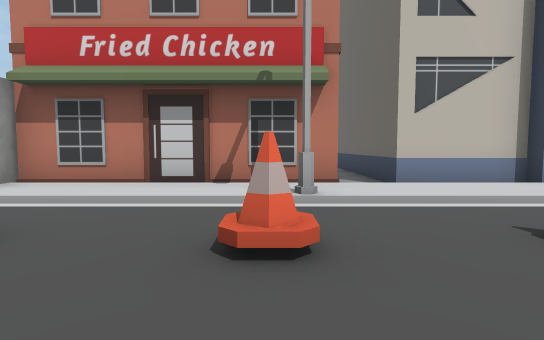
View 1 (above)

24 first-person views from a walk through a Unity game level. The camera is 1.4 m above the floor, tilts 4° down and sees 80° across. The floor is counted in squares, 2 m on a side. Each view is taken from the middle of a square. On the plan, view 1 faces up. The plan holds only what a view shows up to about 10 squares ahead; the rest is blank. The place goes on beyond the plan. Some surface patterns are stand-ins.

View 2
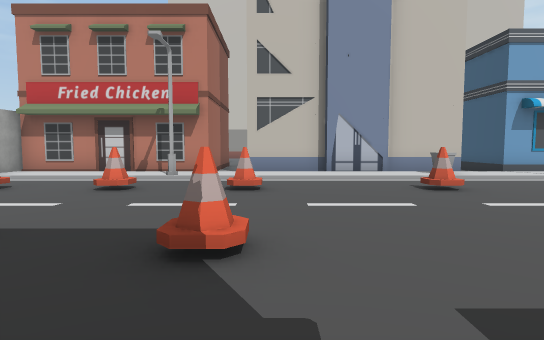

View 3
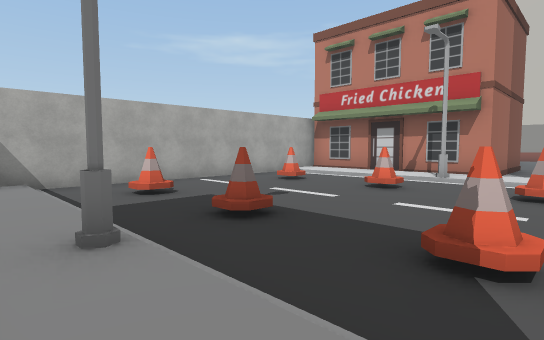

View 4
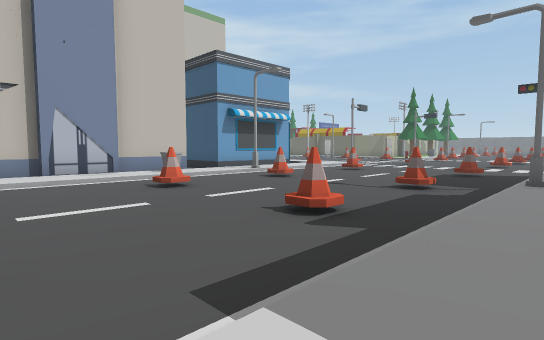

View 5
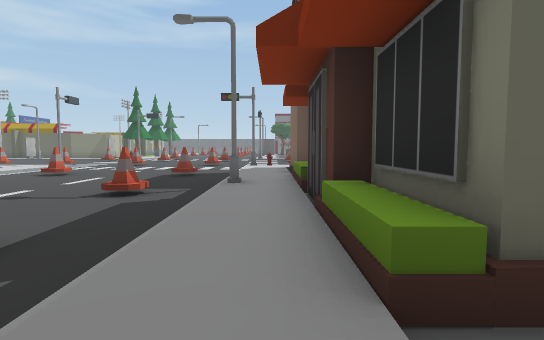

View 6
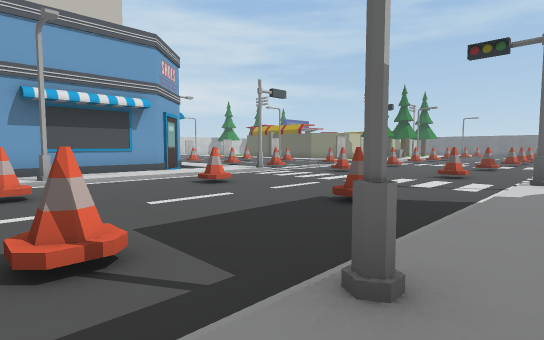

View 7
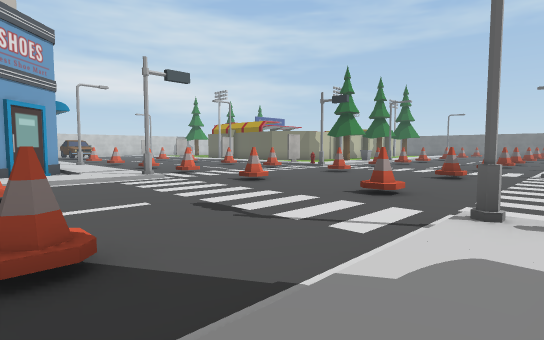

View 8
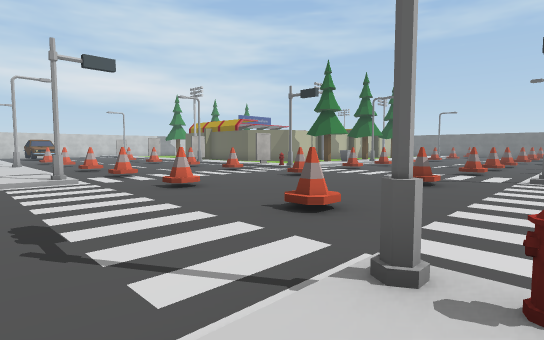

View 9
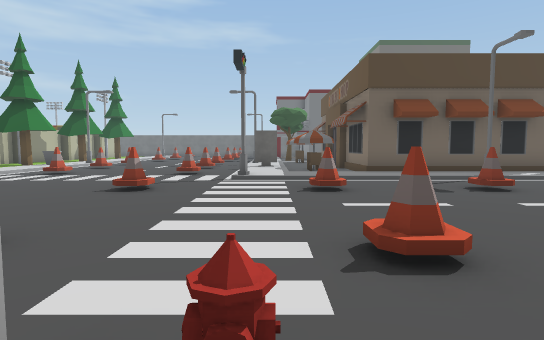

View 10
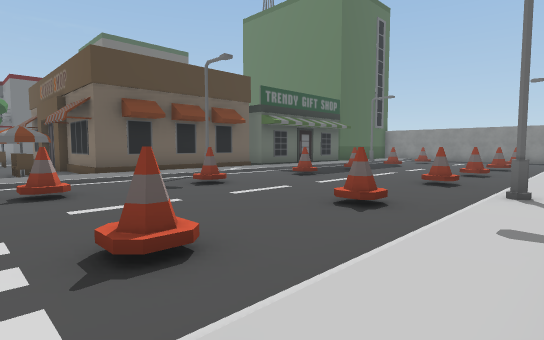

View 11
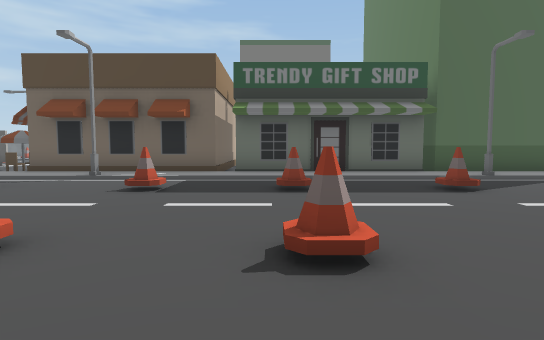

View 12
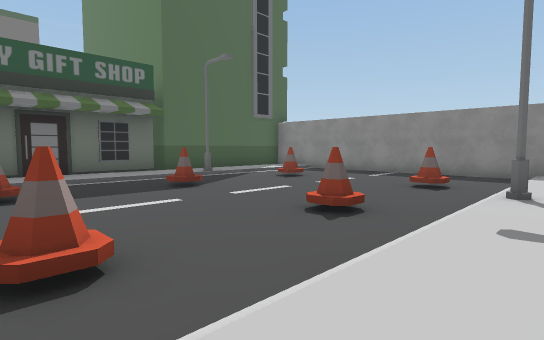

View 13
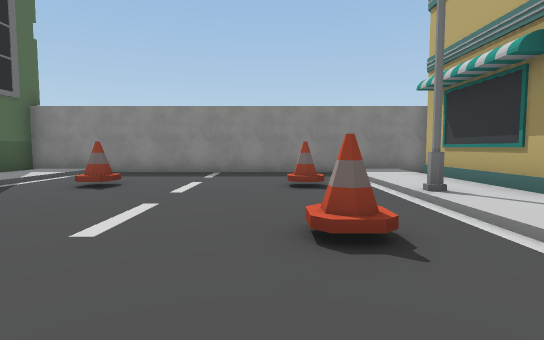

View 14
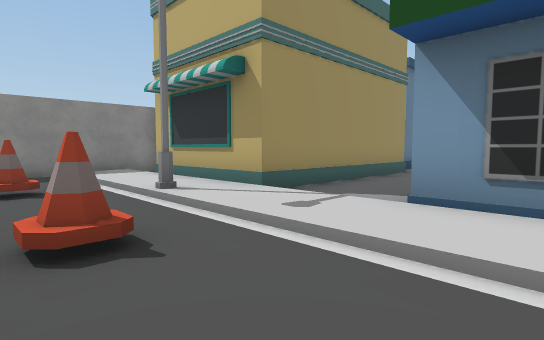

View 15
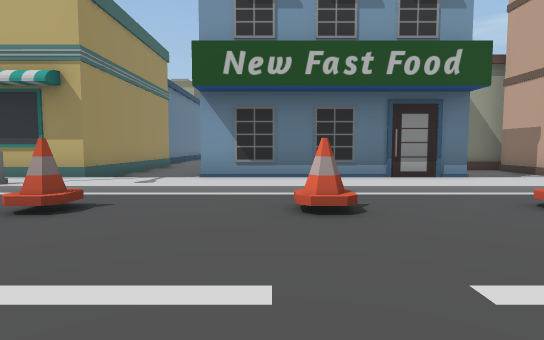

View 16
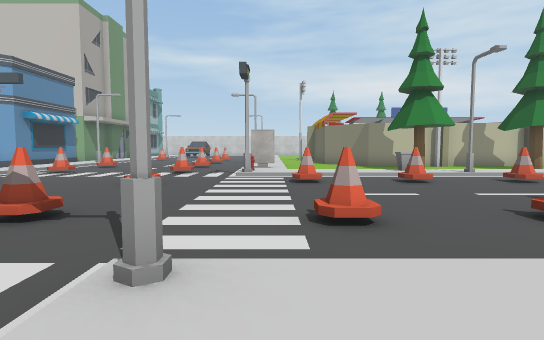

View 17
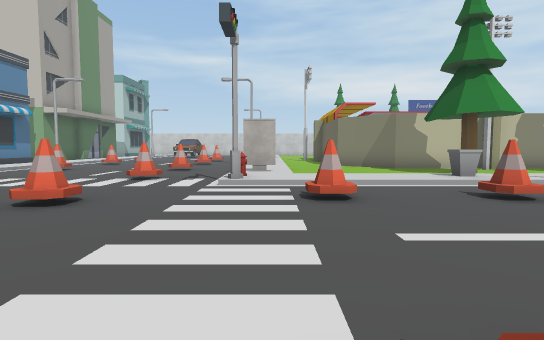

View 18
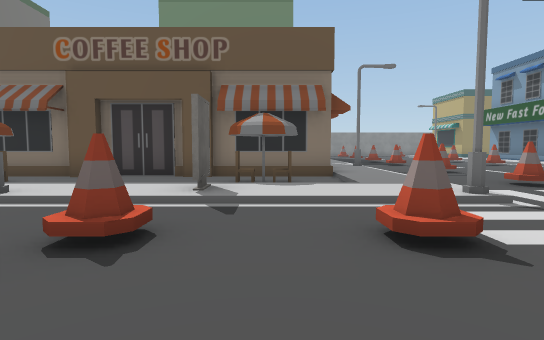

View 19
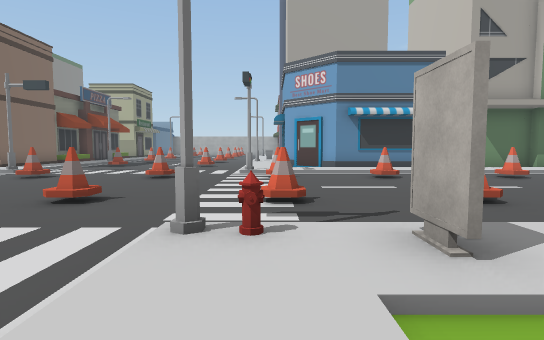

View 20
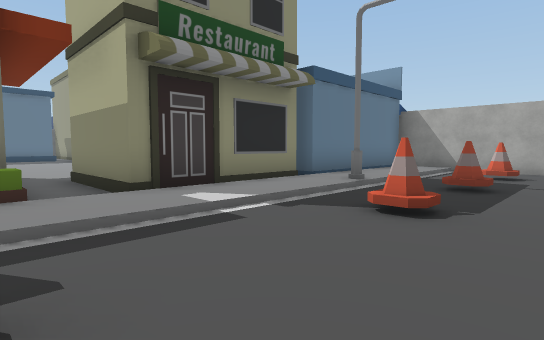

View 21
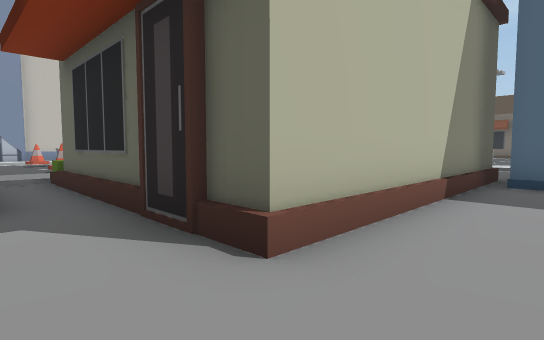

View 22
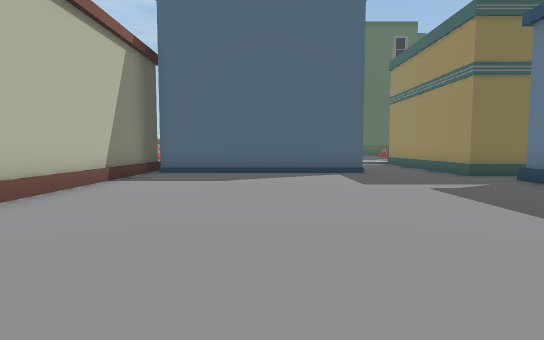

View 23
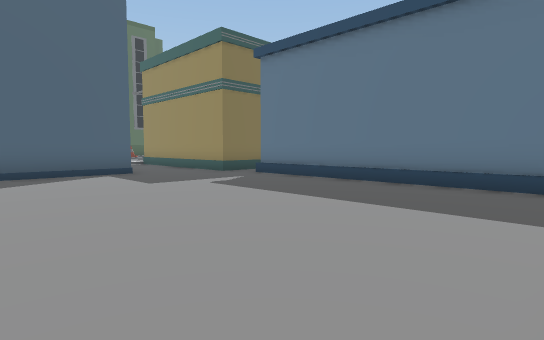

View 24
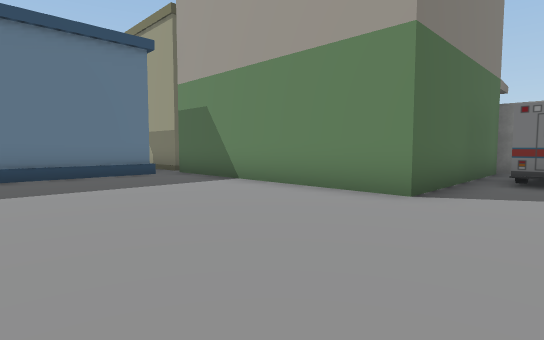

### Floor plan
Key: @ floor where view 1 was taken; # wall or solid block; . main floor; : floor 0.25 m higher than the main floor; / step, stairs or slope; B building; S streetlight; C cone; H hydrant; A chair; T tree; I billboard; O other object.
Columns run from 5 left of view 1 to 30 right of it. Each row starts with its distance up from view 1.
  8       #.B            :/C...C./:. ...
  7       #.B           #:/....../:....T
  6 #######.BBBBBB #####.:/....../I.
  5 #::::::::::::O::::::::/C...C.H::::O:
  4 #////S/////////S//////#......///////
  3 #..............................C./..
  2 #.C..C.C...C...C..C....C...C.....C..
  1 #...................................
  0 #....@.............................
 -1 #.C/.C.C/..C...C..C....C...C...C.C.
 -2 #./.././.../.../../...........././..
 -3 #////S/////////S///////......#//////
 -4 #:::::::::::::::::::::H....../:::I::
 -5 ######BBBB.BBBBBBB## :/C...C./:.A...
 -6          B.B         :/....../:.....
 -7          B.B         :/....../:#####
 -8          ..B     B## :/C...C./:#
 -9          ..B     B.. :S......S:#
-10          ..BBBBBBB ..:S......S:#
-11       ..........B   B:/....../:#
-12    O............#   B:/C...C./:#
-13 #BBBBBB.........B   B:/....../:#
-14       B.........B   B:/C...C./:#
-15       B.........B   B:/....../:#
-16       B.........B   B:/....../:#
-17       B..............://...../:#
-18       B..............:/C...C./:#
-19       B////////######:S......S:B
-20       #/BBBBBB #    #:S......S:B
-21                     #:/C...C./:B
-22                     #:/....../:B
-23                     #:/....../:B
-24                     ###########B

Where each view was taken, in squares from view 1:
view 1: 0 up, 0 right, facing up
view 2: 4 down, 3 right, facing up
view 3: 4 down, 3 right, facing up-left
view 4: 4 down, 3 right, facing up-right
view 5: 4 down, 4 right, facing right
view 6: 4 down, 9 right, facing up-right
view 7: 4 down, 13 right, facing up-right
view 8: 4 down, 15 right, facing up-right
view 9: 4 down, 16 right, facing right
view 10: 4 down, 16 right, facing down-right
view 11: 14 down, 16 right, facing right
view 12: 14 down, 16 right, facing down-right
view 13: 15 down, 19 right, facing down
view 14: 15 down, 19 right, facing down-left
view 15: 15 down, 22 right, facing left
view 16: 5 down, 25 right, facing up
view 17: 2 down, 25 right, facing up
view 18: 1 up, 27 right, facing down
view 19: 5 up, 27 right, facing left
view 20: 0 up, 6 right, facing down-left
view 21: 12 down, 4 right, facing up-right
view 22: 14 down, 2 right, facing right
view 23: 13 down, 2 right, facing down-right
view 24: 11 down, 6 right, facing down-left
